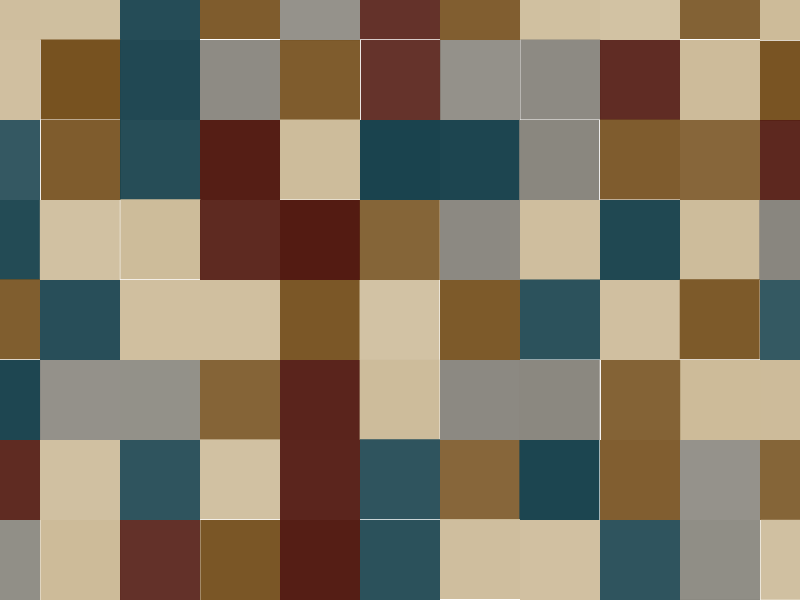
Frame 1 (no input)
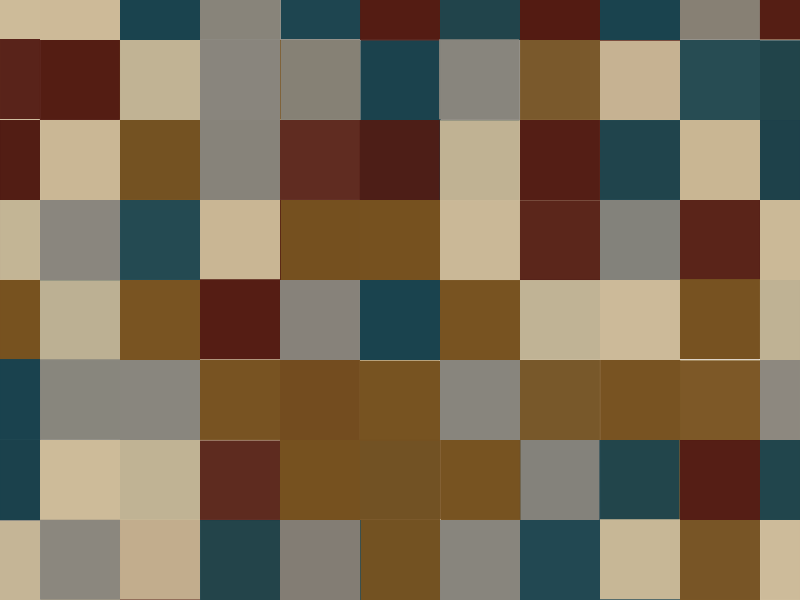
Frame 2 (the mouse pressed at the canvas centre, redrawn once)

The p5.js sketch that drew these frames (run headless with seeded random() and noise() and a simulated clock; the mouse was pressed at the canvas centre and the sketch redrawn once):

// p5.js sketch
// ── sketch.js
// inspiration https://ericjleffler.carbonmade.com/projects/5796889/14472409
let mid = {};
const shapeRadius = 40;
function setup() {
  //createCanvas(shapeRadius * 30, shapeRadius * 30);
  createCanvas(screen.width, screen.height);
  const bg = color("#fff");
  //background(bg);
  mid = {
    x: width / 2,
    y: height / 2
  };
  noLoop();
  setupSeed();
}
function draw() {
  let rows = height / shapeRadius;

  for (let i = 0; i < rows; i++) {
    let y = i * shapeRadius * 2;
    drawRow(y);
  }
}
function drawRow(y) {
  let cols = width / shapeRadius;
  for (let i = 0; i < cols; i++) {
    let x = i * shapeRadius * 2;

    let pos = { x: fuzz(x, 1, 0.8), y: fuzz(y, 1, 0.8) };
    let r = fuzz(shapeRadius, 1, 1);
    let p = makePolygon(pos.x, pos.y, r, 4);
    drawPolygon(p);
  }
}
function fuzz(i, amount, likelihood) {
  let shouldFuzz = random() > likelihood;
  if (!shouldFuzz) {
    return i;
  }
  let r = random(i - amount, i + amount);
  return r;
}

function nextShapeColor(x, y) {
  let options = [
    color("#531B12"),
    color("#775220"),
    color("#88857D"),
    color("#CDBB99"),
    color("#1A434E"),
    color("#0D305C")
  ];
  let index = random(options.length - 1);
  index = floor(index);
  if (options[index] === undefined) {
    return options[options.length - 1];
  }
  const a = random(225, 255);
  const i = options[index];

  return color(i.levels[0], i.levels[1], i.levels[2], a);
}

function randomColor() {
  return color(random(255), random(255), random(255));
}
function makePolygon(x, y, radius, npoints) {
  let points = [];
  /*
  let angle = 360 / npoints;
  console.log(degrees(angle));
  for (let a = 0; a < 360; a += angle) {
    console.log(degrees(a));
    let a2 = radians(a + 45);
    let sx = x + sin(a2) * radius;
    let sy = y + cos(a2) * radius;
    points.push({ x: sx, y: sy, a: a });
  }
  */
  noStroke();

  let angle = TWO_PI / npoints;
  for (let a = 0; a < TWO_PI; a += angle) {
    let sx = x + (cos(a) - sin(a)) * radius;
    let sy = y + (cos(a) + sin(a)) * radius;
    points.push({ x: sx, y: sy, a: a });
  }
  let fillColor = nextShapeColor(x, y);
  return { points, radius, x, y, fillColor };
}
function drawPolygon(poly) {
  fill(poly.fillColor);
  push();

  beginShape();
  for (let i = 0; i < poly.points.length; i++) {
    const pt = poly.points[i];
    vertex(pt.x, pt.y);
  }
  endShape(CLOSE);
  noFill();
}

function setupSeed() {
  const fromLocation = new URL(document.location).searchParams.get("seed");
  if (fromLocation) {
    window.seed = parseFloat(fromLocation);
  } else {
    window.seed = ceil(random(0, 1000000));
  }
  console.log(window.seed);
  randomSeed(window.seed);
}
